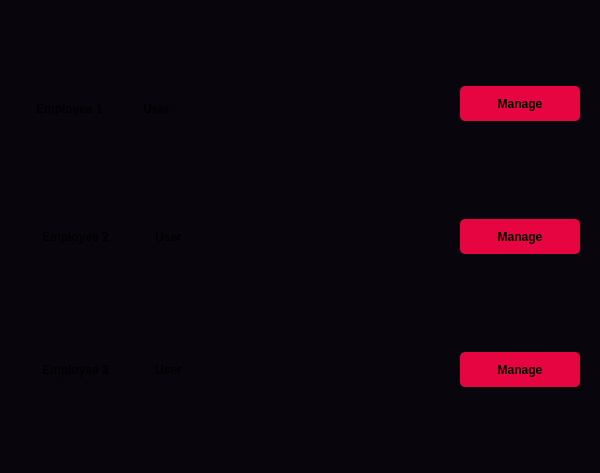
                   <widget class="QWidget" name="scrollAreaWidgets_employees">
                    <property name="geometry">
                     <rect>
                      <x>0</x>
                      <y>0</y>
                      <width>600</width>
                      <height>473</height>
                     </rect>
                    </property>
                    <property name="styleSheet">
                     <string notr="true">QWidget {
	background-color: rgb(9, 5, 13);
	margin: 0px;
	padding: 0px;
}</string>
                    </property>
                    <layout class="QVBoxLayout" name="verticalLayout_27">
                     <property name="spacing">
                      <number>0</number>
                     </property>
                     <property name="bottomMargin">
                      <number>9</number>
                     </property>
                     <item>
                      <widget class="QFrame" name="employee_management_frame_1">
                       <property name="maximumSize">
                        <size>
                         <width>16777215</width>
                         <height>80</height>
                        </size>
                       </property>
                       <property name="styleSheet">
                        <string notr="true">QFrame {
	background-color: rgb(9, 5, 13);
	border-radius: 10px;
}</string>
                       </property>
                       <property name="frameShape">
                        <enum>QFrame::StyledPanel</enum>
                       </property>
                       <property name="frameShadow">
                        <enum>QFrame::Raised</enum>
                       </property>
                       <layout class="QHBoxLayout" name="horizontalLayout_39">
                        <item alignment="Qt::AlignLeft">
                         <widget class="QFrame" name="employee_information_frame_1">
                          <property name="frameShape">
                           <enum>QFrame::StyledPanel</enum>
                          </property>
                          <property name="frameShadow">
                           <enum>QFrame::Raised</enum>
                          </property>
                          <layout class="QHBoxLayout" name="horizontalLayout_43">
                           <property name="spacing">
                            <number>0</number>
                           </property>
                           <property name="rightMargin">
                            <number>0</number>
                           </property>
                           <property name="bottomMargin">
                            <number>0</number>
                           </property>
                           <item alignment="Qt::AlignLeft">
                            <widget class="QLabel" name="icon_employee_picture_1">
                             <property name="font">
                              <font>
                               <bold>true</bold>
                              </font>
                             </property>
                             <property name="text">
                              <string/>
                             </property>
                             <property name="pixmap">
                              <pixmap resource="icons.qrc">:/icons/icons/user.svg</pixmap>
                             </property>
                             <property name="alignment">
                              <set>Qt::AlignCenter</set>
                             </property>
                            </widget>
                           </item>
                           <item alignment="Qt::AlignLeft">
                            <widget class="QLabel" name="label_employee_name_1">
                             <property name="font">
                              <font>
                               <bold>true</bold>
                              </font>
                             </property>
                             <property name="text">
                              <string>Employee 1</string>
                             </property>
                             <property name="alignment">
                              <set>Qt::AlignCenter</set>
                             </property>
                            </widget>
                           </item>
                           <item>
                            <spacer name="horizontalSpacer">
                             <property name="orientation">
                              <enum>Qt::Horizontal</enum>
                             </property>
                             <property name="sizeHint" stdset="0">
                              <size>
                               <width>40</width>
                               <height>20</height>
                              </size>
                             </property>
                            </spacer>
                           </item>
                           <item alignment="Qt::AlignLeft">
                            <widget class="QLabel" name="label_employee_permission_1">
                             <property name="font">
                              <font>
                               <bold>true</bold>
                              </font>
                             </property>
                             <property name="text">
                              <string>User</string>
                             </property>
                             <property name="alignment">
                              <set>Qt::AlignCenter</set>
                             </property>
                            </widget>
                           </item>
                          </layout>
                         </widget>
                        </item>
                        <item>
                         <spacer name="horizontalSpacer_2">
                          <property name="orientation">
                           <enum>Qt::Horizontal</enum>
                          </property>
                          <property name="sizeHint" stdset="0">
                           <size>
                            <width>40</width>
                            <height>20</height>
                           </size>
                          </property>
                         </spacer>
                        </item>
                        <item alignment="Qt::AlignRight">
                         <widget class="QPushButton" name="button_manage_employee_1">
                          <property name="minimumSize">
                           <size>
                            <width>120</width>
                            <height>35</height>
                           </size>
                          </property>
                          <property name="font">
                           <font>
                            <bold>true</bold>
                           </font>
                          </property>
                          <property name="cursor">
                           <cursorShape>PointingHandCursor</cursorShape>
                          </property>
                          <property name="styleSheet">
                           <string notr="true">QPushButton {
	background-color: #E60540;
	border-radius: 5px;
}

QPushButton:hover {
	background-color: #C50332;
}</string>
                          </property>
                          <property name="text">
                           <string>Manage</string>
                          </property>
                         </widget>
                        </item>
                       </layout>
                      </widget>
                     </item>
                     <item>
                      <widget class="QFrame" name="employee_management_frame_2">
                       <property name="maximumSize">
                        <size>
                         <width>16777215</width>
                         <height>80</height>
                        </size>
                       </property>
                       <property name="styleSheet">
                        <string notr="true">QFrame {
	background-color: rgb(9, 5, 13);
	border-radius: 10px;
}</string>
                       </property>
                       <property name="frameShape">
                        <enum>QFrame::StyledPanel</enum>
                       </property>
                       <property name="frameShadow">
                        <enum>QFrame::Raised</enum>
                       </property>
                       <layout class="QHBoxLayout" name="horizontalLayout_40">
                        <item alignment="Qt::AlignLeft">
                         <widget class="QFrame" name="employee_information_frame_2">
                          <property name="frameShape">
                           <enum>QFrame::StyledPanel</enum>
                          </property>
                          <property name="frameShadow">
                           <enum>QFrame::Raised</enum>
                          </property>
                          <layout class="QHBoxLayout" name="horizontalLayout_42">
                           <item alignment="Qt::AlignLeft">
                            <widget class="QLabel" name="icon_employee_picture_2">
                             <property name="font">
                              <font>
                               <bold>true</bold>
                              </font>
                             </property>
                             <property name="text">
                              <string/>
                             </property>
                             <property name="pixmap">
                              <pixmap resource="icons.qrc">:/icons/icons/user.svg</pixmap>
                             </property>
                             <property name="alignment">
                              <set>Qt::AlignCenter</set>
                             </property>
                            </widget>
                           </item>
                           <item alignment="Qt::AlignLeft">
                            <widget class="QLabel" name="label_employee_name_2">
                             <property name="font">
                              <font>
                               <bold>true</bold>
                              </font>
                             </property>
                             <property name="text">
                              <string>Employee 2</string>
                             </property>
                             <property name="alignment">
                              <set>Qt::AlignCenter</set>
                             </property>
                            </widget>
                           </item>
                           <item>
                            <spacer name="horizontalSpacer_3">
                             <property name="orientation">
                              <enum>Qt::Horizontal</enum>
                             </property>
                             <property name="sizeHint" stdset="0">
                              <size>
                               <width>40</width>
                               <height>20</height>
                              </size>
                             </property>
                            </spacer>
                           </item>
                           <item alignment="Qt::AlignLeft">
                            <widget class="QLabel" name="label_employee_permission_2">
                             <property name="font">
                              <font>
                               <bold>true</bold>
                              </font>
                             </property>
                             <property name="text">
                              <string>User</string>
                             </property>
                             <property name="alignment">
                              <set>Qt::AlignCenter</set>
                             </property>
                            </widget>
                           </item>
                          </layout>
                         </widget>
                        </item>
                        <item>
                         <spacer name="horizontalSpacer_4">
                          <property name="orientation">
                           <enum>Qt::Horizontal</enum>
                          </property>
                          <property name="sizeHint" stdset="0">
                           <size>
                            <width>40</width>
                            <height>20</height>
                           </size>
                          </property>
                         </spacer>
                        </item>
                        <item alignment="Qt::AlignRight">
                         <widget class="QPushButton" name="button_manage_employee_2">
                          <property name="minimumSize">
                           <size>
                            <width>120</width>
                            <height>35</height>
                           </size>
                          </property>
                          <property name="font">
                           <font>
                            <bold>true</bold>
                           </font>
                          </property>
                          <property name="cursor">
                           <cursorShape>PointingHandCursor</cursorShape>
                          </property>
                          <property name="styleSheet">
                           <string notr="true">QPushButton {
	background-color: #E60540;
	border-radius: 5px;
}

QPushButton:hover {
	background-color: #C50332;
}</string>
                          </property>
                          <property name="text">
                           <string>Manage</string>
                          </property>
                         </widget>
                        </item>
                       </layout>
                      </widget>
                     </item>
                     <item>
                      <widget class="QFrame" name="employee_management_frame_3">
                       <property name="maximumSize">
                        <size>
                         <width>16777215</width>
                         <height>80</height>
                        </size>
                       </property>
                       <property name="styleSheet">
                        <string notr="true">QFrame {
	background-color: rgb(9, 5, 13);
	border-radius: 10px;
}</string>
                       </property>
                       <property name="frameShape">
                        <enum>QFrame::StyledPanel</enum>
                       </property>
                       <property name="frameShadow">
                        <enum>QFrame::Raised</enum>
                       </property>
                       <layout class="QHBoxLayout" name="horizontalLayout_41">
                        <item alignment="Qt::AlignLeft">
                         <widget class="QFrame" name="employee_information_frame_3">
                          <property name="frameShape">
                           <enum>QFrame::StyledPanel</enum>
                          </property>
                          <property name="frameShadow">
                           <enum>QFrame::Raised</enum>
                          </property>
                          <layout class="QHBoxLayout" name="horizontalLayout_44">
                           <item alignment="Qt::AlignLeft">
                            <widget class="QLabel" name="icon_employee_picture_3">
                             <property name="font">
                              <font>
                               <bold>true</bold>
                              </font>
                             </property>
                             <property name="text">
                              <string/>
                             </property>
                             <property name="pixmap">
                              <pixmap resource="icons.qrc">:/icons/icons/user.svg</pixmap>
                             </property>
                             <property name="alignment">
                              <set>Qt::AlignCenter</set>
                             </property>
                            </widget>
                           </item>
                           <item alignment="Qt::AlignLeft">
                            <widget class="QLabel" name="label_employee_name_3">
                             <property name="font">
                              <font>
                               <bold>true</bold>
                              </font>
                             </property>
                             <property name="text">
                              <string>Employee 3</string>
                             </property>
                             <property name="alignment">
                              <set>Qt::AlignCenter</set>
                             </property>
                            </widget>
                           </item>
                           <item>
                            <spacer name="horizontalSpacer_5">
                             <property name="orientation">
                              <enum>Qt::Horizontal</enum>
                             </property>
                             <property name="sizeHint" stdset="0">
                              <size>
                               <width>40</width>
                               <height>20</height>
                              </size>
                             </property>
                            </spacer>
                           </item>
                           <item alignment="Qt::AlignLeft">
                            <widget class="QLabel" name="label_employee_permission_3">
                             <property name="font">
                              <font>
                               <bold>true</bold>
                              </font>
                             </property>
                             <property name="text">
                              <string>User</string>
                             </property>
                             <property name="alignment">
                              <set>Qt::AlignCenter</set>
                             </property>
                            </widget>
                           </item>
                           <item>
                            <spacer name="horizontalSpacer_6">
                             <property name="orientation">
                              <enum>Qt::Horizontal</enum>
                             </property>
                             <property name="sizeHint" stdset="0">
                              <size>
                               <width>40</width>
                               <height>20</height>
                              </size>
                             </property>
                            </spacer>
                           </item>
                          </layout>
                         </widget>
                        </item>
                        <item alignment="Qt::AlignRight">
                         <widget class="QPushButton" name="button_manage_employee_3">
                          <property name="minimumSize">
                           <size>
                            <width>120</width>
                            <height>35</height>
                           </size>
                          </property>
                          <property name="font">
                           <font>
                            <bold>true</bold>
                           </font>
                          </property>
                          <property name="cursor">
                           <cursorShape>PointingHandCursor</cursorShape>
                          </property>
                          <property name="styleSheet">
                           <string notr="true">QPushButton {
	background-color: #E60540;
	border-radius: 5px;
}

QPushButton:hover {
	background-color: #C50332;
}</string>
                          </property>
                          <property name="text">
                           <string>Manage</string>
                          </property>
                         </widget>
                        </item>
                       </layout>
                      </widget>
                     </item>
                    </layout>
                   </widget>
